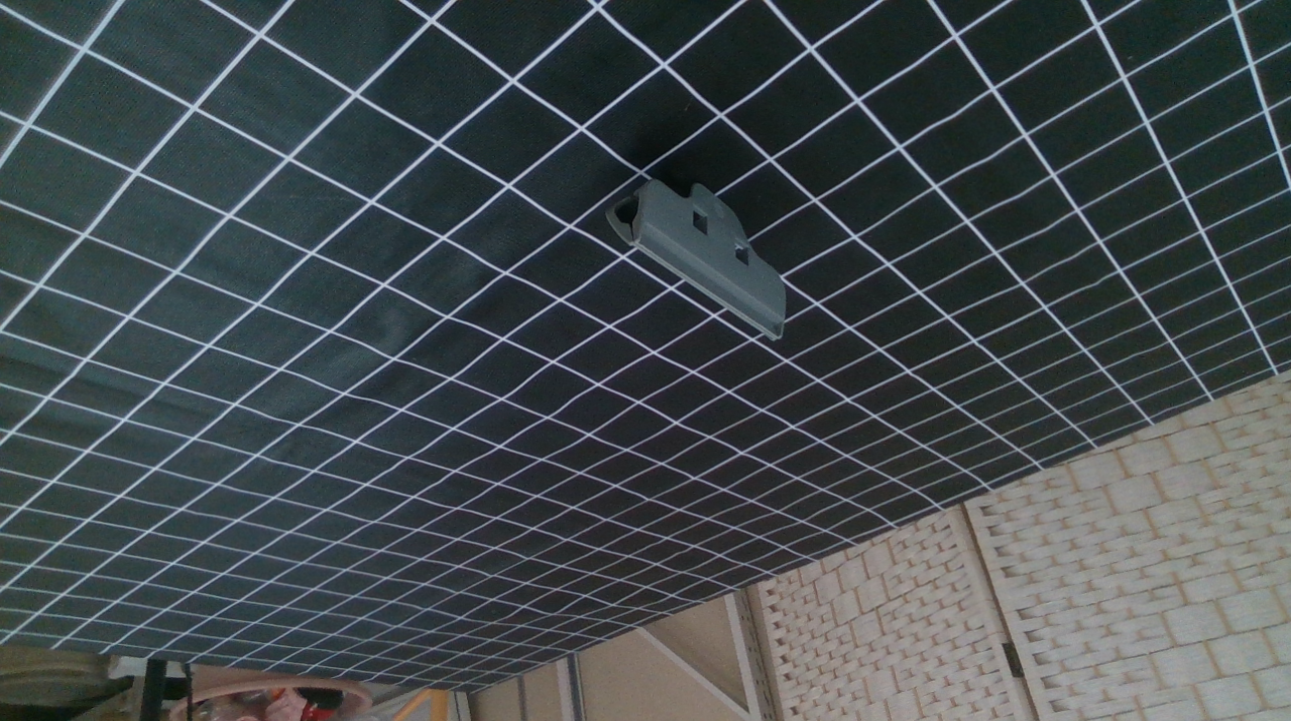
#> input picture 049.png, 1291 x 721 px
$ python trasparent_background.py --input_dir .. --output_dir out
#> lines starting #> are read from the running program, lines starting #| are printed output that depends on the picture
#!/usr/bin/env python3
import os
import argparse
import cv2
import numpy as np

def process_image(input_path: str, output_path: str, bg_thresh: int = 5):
    """
    Remove black background and make it transparent (RGBA PNG).
    This method detects true black background using RGB channel thresholds
    instead of grayscale, to avoid removing dark-colored objects.

    :param input_path: Path to input image
    :param output_path: Path to output PNG image
    :param bg_thresh: Threshold for detecting black background.
                      A pixel is considered background if R,G,B < bg_thresh.
    """
#> called with input_path = '../049.png', output_path = 'out/049.png', bg_thresh = 5
    img = cv2.imread(input_path, cv2.IMREAD_COLOR)
#> img is the input picture: shape (721, 1291, 3); mean B, G, R 77.8, 75.4, 68
    if img is None:
        print(f"[WARN] Failed to read image: {input_path}")
        return

    # Split channels
    b, g, r = cv2.split(img)
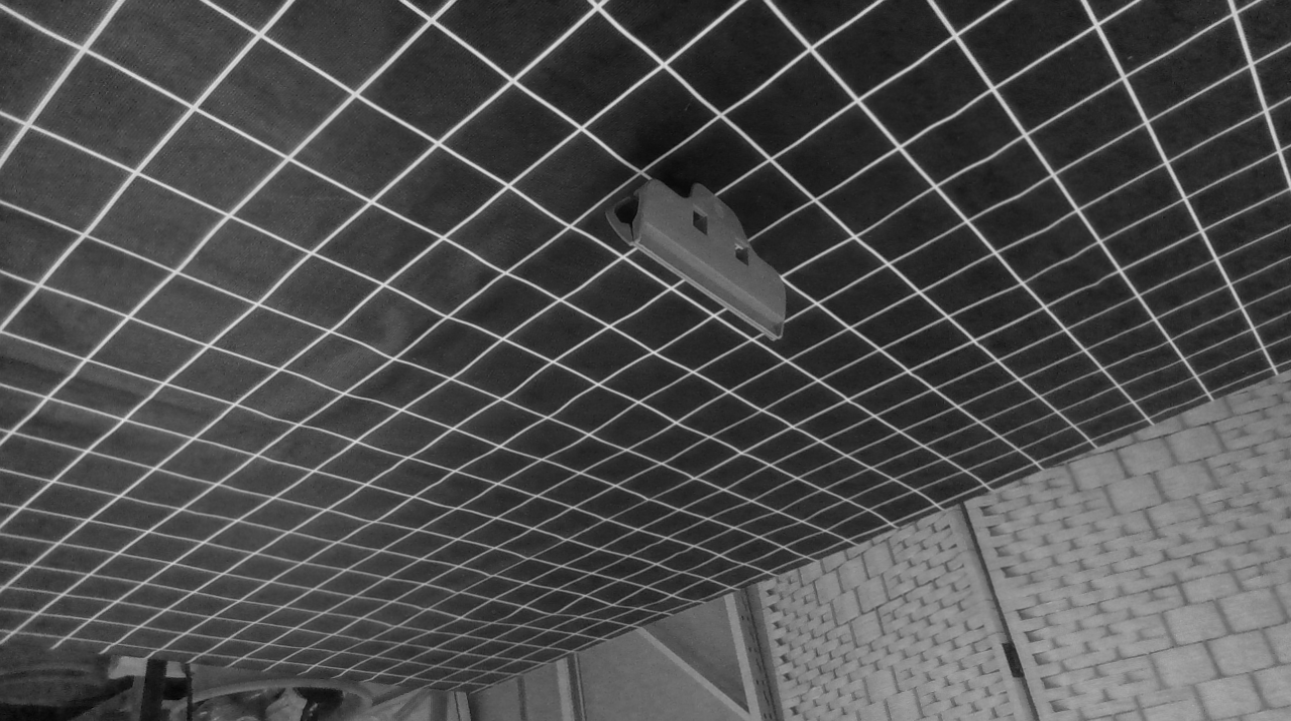
#> b: shape (721, 1291); min 6, max 224, mean 77.8
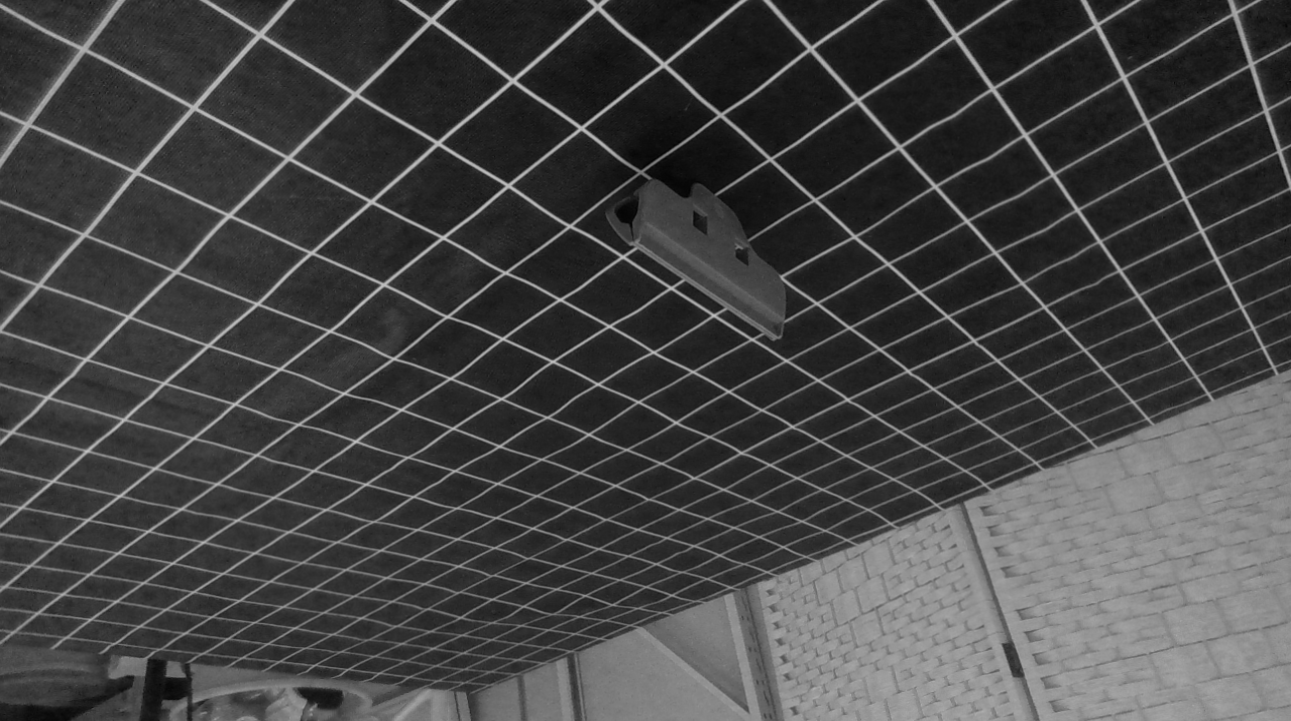
#> r: shape (721, 1291); min 3, max 195, mean 68

    # Background detection using RGB threshold
    # Only pixels where ALL channels are small are considered true black.
    # This prevents dark objects from being removed.
    mask = (b < bg_thresh) & (g < bg_thresh) & (r < bg_thresh)
#> mask: shape (721, 1291) bool; every value is 0

    # Generate alpha channel: 0 for background, 255 for foreground
    alpha = np.where(mask, 0, 255).astype(np.uint8)
#> alpha: shape (721, 1291); every value is 255

    # Merge into RGBA image
    rgba = cv2.merge((b, g, r, alpha))

    # Ensure output directory exists
    os.makedirs(os.path.dirname(output_path), exist_ok=True)

    # Save as PNG to keep alpha channel
    cv2.imwrite(output_path, rgba)
    print(f"[OK] Saved: {output_path}")


def main():
    parser = argparse.ArgumentParser(
        description="Convert black background to transparent (batch processing, PNG output)."
    )
    parser.add_argument(
        "--input_dir",
        type=str,
        required=True,
        help="Directory containing input images"
    )
    parser.add_argument(
        "--output_dir",
        type=str,
        required=True,
        help="Directory where processed PNG images will be saved"
    )
    parser.add_argument(
        "--bg_thresh",
        type=int,
        default=5,
        help="RGB threshold for detecting black background. "
             "Pixels with R,G,B < bg_thresh are treated as background. Default: 5"
    )

    args = parser.parse_args()

    input_dir = args.input_dir
    output_dir = args.output_dir
    bg_thresh = args.bg_thresh

    # Supported image extensions
    exts = (".jpg", ".jpeg", ".png", ".bmp", ".tif", ".tiff")

    if not os.path.isdir(input_dir):
        print(f"[ERROR] input_dir does not exist or is not a directory: {input_dir}")
        return

    # Iterate through all images in the input directory
    for fname in os.listdir(input_dir):
        if not fname.lower().endswith(exts):
            continue

        in_path = os.path.join(input_dir, fname)

        # Always output PNG (supports transparency)
        base, _ = os.path.splitext(fname)
        out_name = base + ".png"
        out_path = os.path.join(output_dir, out_name)

        process_image(in_path, out_path, bg_thresh=bg_thresh)


if __name__ == "__main__":
    main()
